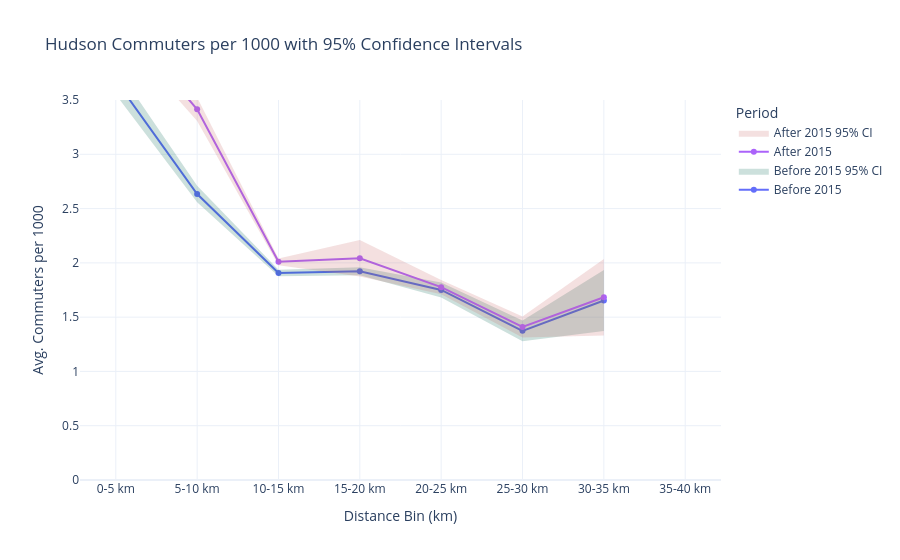

Notebook source saved alongside this figure:
### Code cell
# Step 4 (updated): Group and compute mean, std, count
grouped = (
    gdf_all_years
    .groupby(["period", "distance_bin_5km"])["hudson_workers_per_1000"]
    .agg(['mean', 'std', 'count'])
    .reset_index()
    .rename(columns={'mean': 'avg', 'std': 'stddev', 'count': 'n'})
)

# Calculate 95% CI (Z = 1.96 for normal distribution)
grouped['ci95'] = 1.96 * grouped['stddev'] / np.sqrt(grouped['n'])

# Step 5: Plot with CI as bands
fig = go.Figure()

for period in ["Before 2015", "After 2015"]:
    df = grouped[grouped["period"] == period]
    
    # Main line
    fig.add_trace(go.Scatter(
        x=df["distance_bin_5km"],
        y=df["avg"],
        mode="lines+markers",
        name=period,
        line=dict(width=2)
    ))
    
    # Upper bound
    fig.add_trace(go.Scatter(
        x=df["distance_bin_5km"],
        y=df["avg"] + df["ci95"],
        mode="lines",
        line=dict(width=0),
        showlegend=False,
        hoverinfo='skip'
    ))

    # Lower bound
    fig.add_trace(go.Scatter(
        x=df["distance_bin_5km"],
        y=df["avg"] - df["ci95"],
        mode="lines",
        line=dict(width=0),
        fill='tonexty',
        fillcolor='rgba(0,100,80,0.2)' if period == "Before 2015" else 'rgba(200,100,100,0.2)',
        name=f"{period} 95% CI",
        hoverinfo='skip'
    ))

# Layout
fig.update_layout(
    title="Hudson Commuters per 1000 with 95% Confidence Intervals",
    xaxis_title="Distance Bin (km)",
    yaxis_title="Avg. Commuters per 1000",
    template="plotly_white",
    yaxis=dict(range=[0, 3.5]),
    legend_title="Period"
)

fig.show()

### Figure 1 — Plotly figure (JSON) as saved in the notebook; plotly's stock layout.template omitted (floating-point values rounded to 4 significant figures)
{"data": [{"line": {"width": 2}, "mode": "lines+markers", "name": "Before 2015", "type": "scatter", "x": ["0-5 km", "5-10 km", "10-15 km", "15-20 km", "20-25 km", "25-30 km", "30-35 km", "35-40 km"], "y": [3.679, 2.634, 1.906, 1.922, 1.75, 1.374, 1.654, NaN]}, {"hoverinfo": "skip", "line": {"width": 0}, "mode": "lines", "showlegend": false, "type": "scatter", "x": ["0-5 km", "5-10 km", "10-15 km", "15-20 km", "20-25 km", "25-30 km", "30-35 km", "35-40 km"], "y": [3.808, 2.709, 1.936, 1.959, 1.819, 1.47, 1.934, NaN]}, {"fill": "tonexty", "fillcolor": "rgba(0,100,80,0.2)", "hoverinfo": "skip", "line": {"width": 0}, "mode": "lines", "name": "Before 2015 95% CI", "type": "scatter", "x": ["0-5 km", "5-10 km", "10-15 km", "15-20 km", "20-25 km", "25-30 km", "30-35 km", "35-40 km"], "y": [3.55, 2.558, 1.877, 1.885, 1.682, 1.277, 1.373, NaN]}, {"line": {"width": 2}, "mode": "lines+markers", "name": "After 2015", "type": "scatter", "x": ["0-5 km", "5-10 km", "10-15 km", "15-20 km", "20-25 km", "25-30 km", "30-35 km", "35-40 km"], "y": [4.287, 3.414, 2.01, 2.042, 1.776, 1.41, 1.683, NaN]}, {"hoverinfo": "skip", "line": {"width": 0}, "mode": "lines", "showlegend": false, "type": "scatter", "x": ["0-5 km", "5-10 km", "10-15 km", "15-20 km", "20-25 km", "25-30 km", "30-35 km", "35-40 km"], "y": [4.42, 3.524, 2.041, 2.211, 1.842, 1.507, 2.036, NaN]}, {"fill": "tonexty", "fillcolor": "rgba(200,100,100,0.2)", "hoverinfo": "skip", "line": {"width": 0}, "mode": "lines", "name": "After 2015 95% CI", "type": "scatter", "x": ["0-5 km", "5-10 km", "10-15 km", "15-20 km", "20-25 km", "25-30 km", "30-35 km", "35-40 km"], "y": [4.155, 3.305, 1.978, 1.873, 1.71, 1.313, 1.33, NaN]}], "layout": {"legend": {"title": {"text": "Period"}}, "title": {"text": "Hudson Commuters per 1000 with 95% Confidence Intervals"}, "xaxis": {"title": {"text": "Distance Bin (km)"}}, "yaxis": {"range": [0, 3.5], "title": {"text": "Avg. Commuters per 1000"}}}}
